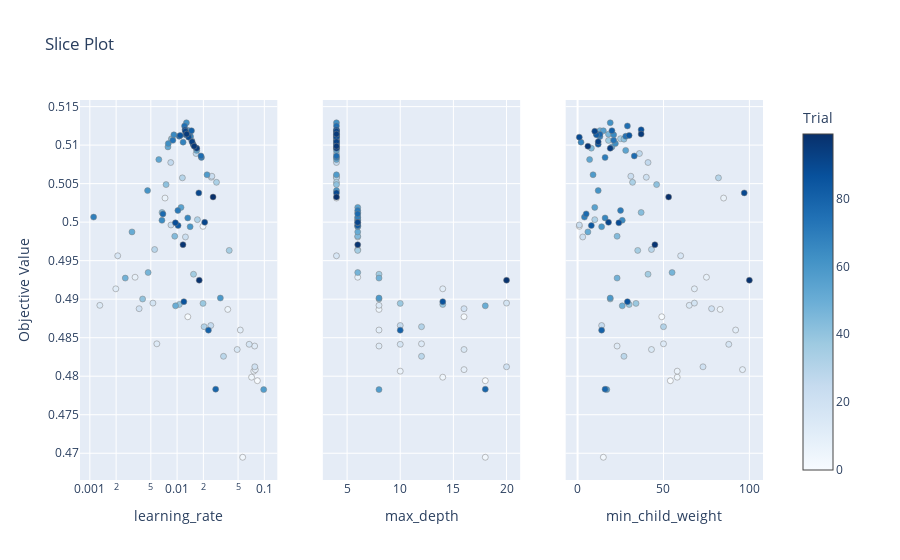

Source (notebook cell):
### Code cell
optuna.visualization.plot_slice(study)
